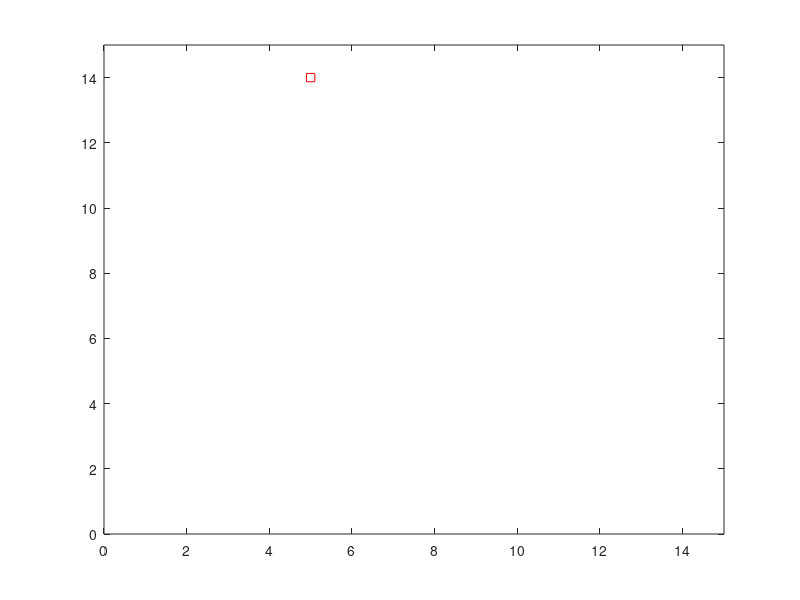
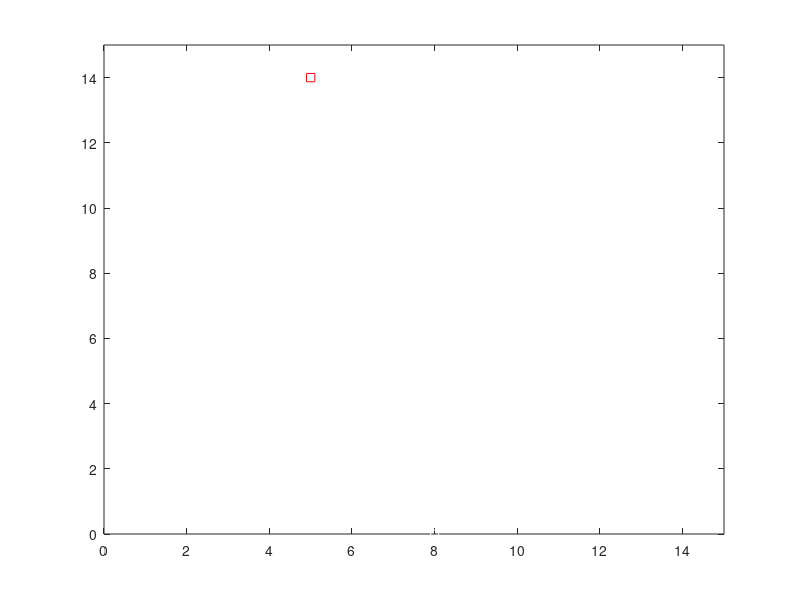

Reproduce these figures in MATLAB, in order.
function snake_game()
%%%%%%%%%%%%%%%%%%%%%%%%%%%%%     PRESS 'Q' TO EXIT GAME         %%%%%%%%%%%%%%%%%%%%%%%%%%%%%%%%%%%%%%%%%%%
close all
%OPTIONS%%%%%%%%%%%%%%%%%%%%%%%%%%%%%%%%%%%%
difficulty=6;            %difficulty:  1-10
bounds=1;         %bounds? 1-yes 0-no
player_name = 'Agnibh';
axis_limit= 15;
%%%%%%%%%%%%%%%%%%%%%%%%%%%%%%%%%
d=0; %direction
%Tracking starting coordinates and direction
x =round(axis_limit/2) %starting point
y =round(axis_limit/2) %starting point
d =randi([1,4]);% generates random direction to start in for snake
%Target starting coordinates
a =randi([1 axis_limit-1],1);%generates random x coordinate for food
b =randi([1 axis_limit-1],1);%generates random y coordinate for food
snake(1,1:2)=[x y];%defines the snake for x and y coordinates
size_snake=1;
ate=1;   %snake ate food
ex=0;    % used to exit game
food=[a b];%defines food for a and b coordinates
draw_snake(snake,food,size_snake,axis_limit)
figure('KeyPressFcn',@my_callback);
    function my_callback(splooge,event)%callback function for movement
        switch event.Character
            case 'q'
                ex=1;
            case 30               % arrow direction
                if(d~=2)
                    d = 1;              %up d=1
                end
            case 31
                if(d~=1)
                    d = 2;              %down d=2
                end
            case 29
                if(d~=4)
                    d = 3;              %right d=3
                end
            case 28
                if(d~=3)
                    d = 4;              %left d=4
                end
        end
    end
while (ex~=1)%runs the snake as long as q is not pressed
    size_snake=size(snake);
    size_snake=size_snake(1)
    for l=size_snake+ate:-1:2
        snake(l,:)=snake(l-1,:);
    end
    switch d         %calling callback function
        case 1
            snake(1,2)=snake(1,2)+1;%add value of 1 to y position
        case 2
            snake(1,2)=snake(1,2)-1;%subtract value of 1 to y position
        case 3
            snake(1,1)=snake(1,1)+1;%add value of 1 to x position
        case 4
            snake(1,1)=snake(1,1)-1;%subtracts value of 1 to x position
    end
    draw_snake(snake,food,size_snake,axis_limit)%draws the snake
     %draws the snake & distracters
      pause(max([(105-difficulty*10)/(10*axis_limit) .001])) %diffculty makes game faster;
      if snake(1,1)==food(1) && snake(1,2)==food(2)%if the snake and food are in the same position
          ate=1;
          food(1) = randi([1 axis_limit-1]);%creates a new x position for the food
          food(2) = randi([1 axis_limit-1]);%creates a new y position for the food
      else
          ate=0;
      end
      bounds
      if bounds==1
          snake(1,:)
          if snake(1,1)==0 %if snake exceeds boundaries display message box
              msgbox({player_name;'Stay Determined!'},'Game Over')
              ex=1
          elseif snake(1,2)==0%if snake exceeds boundaries display message box
              msgbox({player_name;'Stay Determined!'},'Game Over')
              ex=1
          elseif snake(1,1)==axis_limit%if snake exceeds boundaries display message box
              msgbox({player_name;'Stay Determined!'},'Game Over')
              ex=1
          elseif snake(1,2)==axis_limit%if snake exceeds boundaries display message box
              msgbox({player_name;'Stay Determined!'},'Game Over')
              ex=1
          end
      else
          snake=snake-((snake>axis_limit).*(axis_limit+1));
          snake=snake+((snake<0).*(axis_limit+1));
      end
      if (sum(snake(:, 1) ==snake(1, 1)   & snake(:, 2) == snake(1, 2) )>1); %if snake hits itself
          msgbox({player_name;'Stay Determined!'},'Game Over')
          break
      end
  end
  close all
  end
function draw_snake(snake,food,size_snake,axis_limit)
      for p = 1:size_snake
          plot(snake(p,1),snake(p,2), 'wo')
          hold on
      end
      plot(food(1,1),food(1,2), 'rs')%creates the vectors for the food and snake and plots them
      whitebg([0 0 0])%creates black background
      axis([0, axis_limit, 0, axis_limit])%creates the axis for gameplay
      hold off
      end